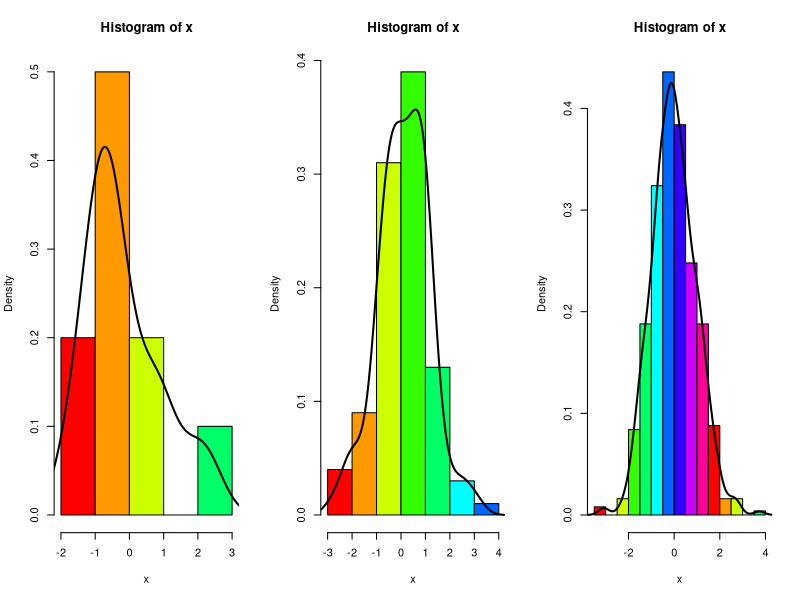

The R source for this figure:
# Random number generation from normal distribution X~N(0, 1)

par(mfrow=c(1,3))
x <- rnorm(10, mean=0, sd=1)
hist(x, col=rainbow(10), freq=F)
lines(density(x), lwd=2)

x <- rnorm(100, mean=0, sd=1)
hist(x, col=rainbow(10), freq=F)
lines(density(x), lwd=2)

x <- rnorm(500, mean=0, sd=1)
hist(x, col=rainbow(10), freq=F)
lines(density(x), lwd=2)
